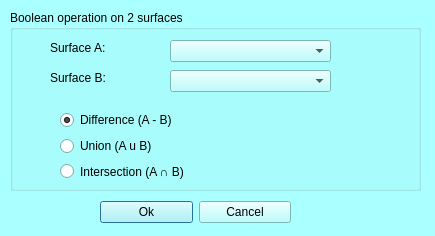
<?xml version="1.0" encoding="UTF-8"?>
<ui version="4.0">
 <class>mqBooleanOperationDialog</class>
 <widget class="QDialog" name="mqBooleanOperationDialog">
  <property name="geometry">
   <rect>
    <x>0</x>
    <y>0</y>
    <width>435</width>
    <height>236</height>
   </rect>
  </property>
  <property name="palette">
   <palette>
    <active>
     <colorrole role="WindowText">
      <brush brushstyle="SolidPattern">
       <color alpha="255">
        <red>0</red>
        <green>0</green>
        <blue>0</blue>
       </color>
      </brush>
     </colorrole>
     <colorrole role="Button">
      <brush brushstyle="SolidPattern">
       <color alpha="255">
        <red>170</red>
        <green>255</green>
        <blue>255</blue>
       </color>
      </brush>
     </colorrole>
     <colorrole role="Light">
      <brush brushstyle="SolidPattern">
       <color alpha="255">
        <red>255</red>
        <green>255</green>
        <blue>255</blue>
       </color>
      </brush>
     </colorrole>
     <colorrole role="Midlight">
      <brush brushstyle="SolidPattern">
       <color alpha="255">
        <red>212</red>
        <green>255</green>
        <blue>255</blue>
       </color>
      </brush>
     </colorrole>
     <colorrole role="Dark">
      <brush brushstyle="SolidPattern">
       <color alpha="255">
        <red>85</red>
        <green>127</green>
        <blue>127</blue>
       </color>
      </brush>
     </colorrole>
     <colorrole role="Mid">
      <brush brushstyle="SolidPattern">
       <color alpha="255">
        <red>113</red>
        <green>170</green>
        <blue>170</blue>
       </color>
      </brush>
     </colorrole>
     <colorrole role="Text">
      <brush brushstyle="SolidPattern">
       <color alpha="255">
        <red>0</red>
        <green>0</green>
        <blue>0</blue>
       </color>
      </brush>
     </colorrole>
     <colorrole role="BrightText">
      <brush brushstyle="SolidPattern">
       <color alpha="255">
        <red>255</red>
        <green>255</green>
        <blue>255</blue>
       </color>
      </brush>
     </colorrole>
     <colorrole role="ButtonText">
      <brush brushstyle="SolidPattern">
       <color alpha="255">
        <red>0</red>
        <green>0</green>
        <blue>0</blue>
       </color>
      </brush>
     </colorrole>
     <colorrole role="Base">
      <brush brushstyle="SolidPattern">
       <color alpha="255">
        <red>255</red>
        <green>255</green>
        <blue>255</blue>
       </color>
      </brush>
     </colorrole>
     <colorrole role="Window">
      <brush brushstyle="SolidPattern">
       <color alpha="255">
        <red>170</red>
        <green>255</green>
        <blue>255</blue>
       </color>
      </brush>
     </colorrole>
     <colorrole role="Shadow">
      <brush brushstyle="SolidPattern">
       <color alpha="255">
        <red>0</red>
        <green>0</green>
        <blue>0</blue>
       </color>
      </brush>
     </colorrole>
     <colorrole role="AlternateBase">
      <brush brushstyle="SolidPattern">
       <color alpha="255">
        <red>212</red>
        <green>255</green>
        <blue>255</blue>
       </color>
      </brush>
     </colorrole>
     <colorrole role="ToolTipBase">
      <brush brushstyle="SolidPattern">
       <color alpha="255">
        <red>255</red>
        <green>255</green>
        <blue>220</blue>
       </color>
      </brush>
     </colorrole>
     <colorrole role="ToolTipText">
      <brush brushstyle="SolidPattern">
       <color alpha="255">
        <red>0</red>
        <green>0</green>
        <blue>0</blue>
       </color>
      </brush>
     </colorrole>
    </active>
    <inactive>
     <colorrole role="WindowText">
      <brush brushstyle="SolidPattern">
       <color alpha="255">
        <red>0</red>
        <green>0</green>
        <blue>0</blue>
       </color>
      </brush>
     </colorrole>
     <colorrole role="Button">
      <brush brushstyle="SolidPattern">
       <color alpha="255">
        <red>170</red>
        <green>255</green>
        <blue>255</blue>
       </color>
      </brush>
     </colorrole>
     <colorrole role="Light">
      <brush brushstyle="SolidPattern">
       <color alpha="255">
        <red>255</red>
        <green>255</green>
        <blue>255</blue>
       </color>
      </brush>
     </colorrole>
     <colorrole role="Midlight">
      <brush brushstyle="SolidPattern">
       <color alpha="255">
        <red>212</red>
        <green>255</green>
        <blue>255</blue>
       </color>
      </brush>
     </colorrole>
     <colorrole role="Dark">
      <brush brushstyle="SolidPattern">
       <color alpha="255">
        <red>85</red>
        <green>127</green>
        <blue>127</blue>
       </color>
      </brush>
     </colorrole>
     <colorrole role="Mid">
      <brush brushstyle="SolidPattern">
       <color alpha="255">
        <red>113</red>
        <green>170</green>
        <blue>170</blue>
       </color>
      </brush>
     </colorrole>
     <colorrole role="Text">
      <brush brushstyle="SolidPattern">
       <color alpha="255">
        <red>0</red>
        <green>0</green>
        <blue>0</blue>
       </color>
      </brush>
     </colorrole>
     <colorrole role="BrightText">
      <brush brushstyle="SolidPattern">
       <color alpha="255">
        <red>255</red>
        <green>255</green>
        <blue>255</blue>
       </color>
      </brush>
     </colorrole>
     <colorrole role="ButtonText">
      <brush brushstyle="SolidPattern">
       <color alpha="255">
        <red>0</red>
        <green>0</green>
        <blue>0</blue>
       </color>
      </brush>
     </colorrole>
     <colorrole role="Base">
      <brush brushstyle="SolidPattern">
       <color alpha="255">
        <red>255</red>
        <green>255</green>
        <blue>255</blue>
       </color>
      </brush>
     </colorrole>
     <colorrole role="Window">
      <brush brushstyle="SolidPattern">
       <color alpha="255">
        <red>170</red>
        <green>255</green>
        <blue>255</blue>
       </color>
      </brush>
     </colorrole>
     <colorrole role="Shadow">
      <brush brushstyle="SolidPattern">
       <color alpha="255">
        <red>0</red>
        <green>0</green>
        <blue>0</blue>
       </color>
      </brush>
     </colorrole>
     <colorrole role="AlternateBase">
      <brush brushstyle="SolidPattern">
       <color alpha="255">
        <red>212</red>
        <green>255</green>
        <blue>255</blue>
       </color>
      </brush>
     </colorrole>
     <colorrole role="ToolTipBase">
      <brush brushstyle="SolidPattern">
       <color alpha="255">
        <red>255</red>
        <green>255</green>
        <blue>220</blue>
       </color>
      </brush>
     </colorrole>
     <colorrole role="ToolTipText">
      <brush brushstyle="SolidPattern">
       <color alpha="255">
        <red>0</red>
        <green>0</green>
        <blue>0</blue>
       </color>
      </brush>
     </colorrole>
    </inactive>
    <disabled>
     <colorrole role="WindowText">
      <brush brushstyle="SolidPattern">
       <color alpha="255">
        <red>85</red>
        <green>127</green>
        <blue>127</blue>
       </color>
      </brush>
     </colorrole>
     <colorrole role="Button">
      <brush brushstyle="SolidPattern">
       <color alpha="255">
        <red>170</red>
        <green>255</green>
        <blue>255</blue>
       </color>
      </brush>
     </colorrole>
     <colorrole role="Light">
      <brush brushstyle="SolidPattern">
       <color alpha="255">
        <red>255</red>
        <green>255</green>
        <blue>255</blue>
       </color>
      </brush>
     </colorrole>
     <colorrole role="Midlight">
      <brush brushstyle="SolidPattern">
       <color alpha="255">
        <red>212</red>
        <green>255</green>
        <blue>255</blue>
       </color>
      </brush>
     </colorrole>
     <colorrole role="Dark">
      <brush brushstyle="SolidPattern">
       <color alpha="255">
        <red>85</red>
        <green>127</green>
        <blue>127</blue>
       </color>
      </brush>
     </colorrole>
     <colorrole role="Mid">
      <brush brushstyle="SolidPattern">
       <color alpha="255">
        <red>113</red>
        <green>170</green>
        <blue>170</blue>
       </color>
      </brush>
     </colorrole>
     <colorrole role="Text">
      <brush brushstyle="SolidPattern">
       <color alpha="255">
        <red>85</red>
        <green>127</green>
        <blue>127</blue>
       </color>
      </brush>
     </colorrole>
     <colorrole role="BrightText">
      <brush brushstyle="SolidPattern">
       <color alpha="255">
        <red>255</red>
        <green>255</green>
        <blue>255</blue>
       </color>
      </brush>
     </colorrole>
     <colorrole role="ButtonText">
      <brush brushstyle="SolidPattern">
       <color alpha="255">
        <red>85</red>
        <green>127</green>
        <blue>127</blue>
       </color>
      </brush>
     </colorrole>
     <colorrole role="Base">
      <brush brushstyle="SolidPattern">
       <color alpha="255">
        <red>170</red>
        <green>255</green>
        <blue>255</blue>
       </color>
      </brush>
     </colorrole>
     <colorrole role="Window">
      <brush brushstyle="SolidPattern">
       <color alpha="255">
        <red>170</red>
        <green>255</green>
        <blue>255</blue>
       </color>
      </brush>
     </colorrole>
     <colorrole role="Shadow">
      <brush brushstyle="SolidPattern">
       <color alpha="255">
        <red>0</red>
        <green>0</green>
        <blue>0</blue>
       </color>
      </brush>
     </colorrole>
     <colorrole role="AlternateBase">
      <brush brushstyle="SolidPattern">
       <color alpha="255">
        <red>170</red>
        <green>255</green>
        <blue>255</blue>
       </color>
      </brush>
     </colorrole>
     <colorrole role="ToolTipBase">
      <brush brushstyle="SolidPattern">
       <color alpha="255">
        <red>255</red>
        <green>255</green>
        <blue>220</blue>
       </color>
      </brush>
     </colorrole>
     <colorrole role="ToolTipText">
      <brush brushstyle="SolidPattern">
       <color alpha="255">
        <red>0</red>
        <green>0</green>
        <blue>0</blue>
       </color>
      </brush>
     </colorrole>
    </disabled>
   </palette>
  </property>
  <property name="windowTitle">
   <string>Boolean operation</string>
  </property>
  <widget class="QWidget" name="layoutWidget">
   <property name="geometry">
    <rect>
     <x>100</x>
     <y>200</y>
     <width>191</width>
     <height>25</height>
    </rect>
   </property>
   <layout class="QHBoxLayout" name="horizontalLayout_2">
    <item>
     <widget class="QPushButton" name="ok">
      <property name="text">
       <string>Ok</string>
      </property>
     </widget>
    </item>
    <item>
     <widget class="QPushButton" name="cancel">
      <property name="text">
       <string>Cancel</string>
      </property>
     </widget>
    </item>
   </layout>
  </widget>
  <widget class="QGroupBox" name="groupBox">
   <property name="geometry">
    <rect>
     <x>10</x>
     <y>10</y>
     <width>411</width>
     <height>181</height>
    </rect>
   </property>
   <property name="title">
    <string>Boolean operation on 2 surfaces</string>
   </property>
   <widget class="QComboBox" name="surfaceA">
    <property name="geometry">
     <rect>
      <x>160</x>
      <y>30</y>
      <width>161</width>
      <height>22</height>
     </rect>
    </property>
   </widget>
   <widget class="QLabel" name="label_9">
    <property name="geometry">
     <rect>
      <x>40</x>
      <y>30</y>
      <width>101</width>
      <height>16</height>
     </rect>
    </property>
    <property name="text">
     <string>&lt;html&gt;&lt;head/&gt;&lt;body&gt;&lt;p&gt;Surface A:&lt;/p&gt;&lt;/body&gt;&lt;/html&gt;</string>
    </property>
   </widget>
   <widget class="QComboBox" name="surfaceB">
    <property name="geometry">
     <rect>
      <x>160</x>
      <y>60</y>
      <width>161</width>
      <height>22</height>
     </rect>
    </property>
   </widget>
   <widget class="QLabel" name="label_10">
    <property name="geometry">
     <rect>
      <x>40</x>
      <y>60</y>
      <width>101</width>
      <height>16</height>
     </rect>
    </property>
    <property name="text">
     <string>&lt;html&gt;&lt;head/&gt;&lt;body&gt;&lt;p&gt;Surface B:&lt;/p&gt;&lt;/body&gt;&lt;/html&gt;</string>
    </property>
   </widget>
   <widget class="QWidget" name="verticalLayoutWidget">
    <property name="geometry">
     <rect>
      <x>50</x>
      <y>100</y>
      <width>281</width>
      <height>71</height>
     </rect>
    </property>
    <layout class="QVBoxLayout" name="verticalLayout">
     <item>
      <widget class="QRadioButton" name="difference_2">
       <property name="text">
        <string>Difference (A - B)</string>
       </property>
       <property name="checked">
        <bool>true</bool>
       </property>
      </widget>
     </item>
     <item>
      <widget class="QRadioButton" name="union_2">
       <property name="text">
        <string>Union (A u B)</string>
       </property>
      </widget>
     </item>
     <item>
      <widget class="QRadioButton" name="intersection_2">
       <property name="text">
        <string>Intersection (A ∩ B)</string>
       </property>
      </widget>
     </item>
    </layout>
   </widget>
  </widget>
 </widget>
 <resources>
  <include location="../Icons/icons.qrc"/>
  <include location="../Icons/icons.qrc"/>
 </resources>
 <connections/>
</ui>
